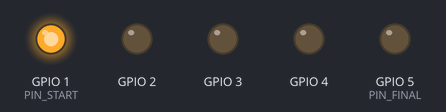
The sketch below on a simulated ESP32. On the bench: output pins drawn as LEDs (lit = HIGH).

Above: at 0.05 s.
At 0.65 s:
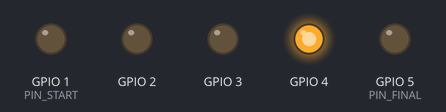
At 0.85 s:
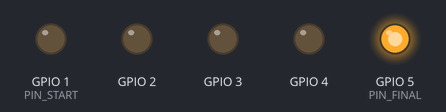
At 1.45 s:
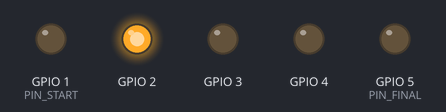
At 2.05 s:
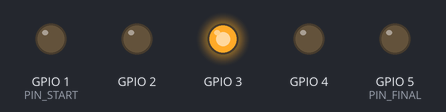
At 3.55 s:
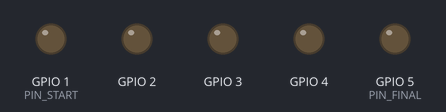
Timing chart, 0 to 3.9 s (numbered marks = the images above):
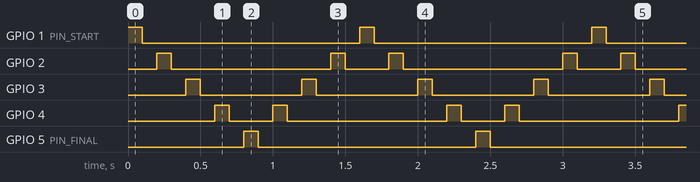

The sketch:

ex4.ino
```cpp
#define PIN_START 1
#define PIN_FINAL 5

int pozitie = PIN_START;
int directie = 1;
void setup() {
  for(int p = PIN_START; p <= PIN_FINAL; p++) {
    pinMode(p, OUTPUT);
  }
}

void loop() {
  digitalWrite(pozitie, HIGH);
  delay(100);

  digitalWrite(pozitie, LOW);
  delay(100);

  pozitie = pozitie + directie;

  if (pozitie > PIN_FINAL) {
    pozitie = PIN_FINAL - 1;
    directie = -1;
  }

  if (pozitie < PIN_START) {
    pozitie = PIN_START + 1;
    directie = 1;
  }
}
```

Measured:
- by itself, GPIO 1 (PIN_START), GPIO 5 (PIN_FINAL): alternates HIGH for 0.10 s and LOW for 1.5 s
- by itself, GPIO 2: repeats every 1.6 s: LOW 1.1 s, HIGH 0.10 s, LOW 0.30 s, HIGH 0.10 s
- by itself, GPIO 3: alternates HIGH for 0.10 s and LOW for 0.70 s
- by itself, GPIO 4: repeats every 1.6 s: LOW 0.30 s, HIGH 0.10 s, LOW 1.1 s, HIGH 0.10 s
